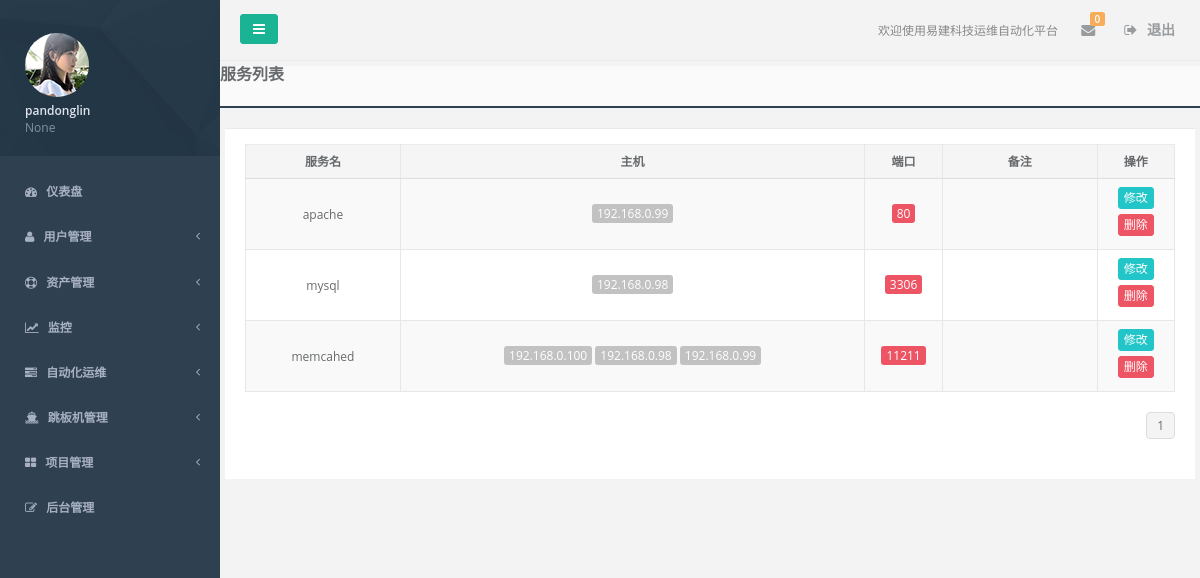
/common/service_list/ (signed in), run on an earlier commit of the app's database.
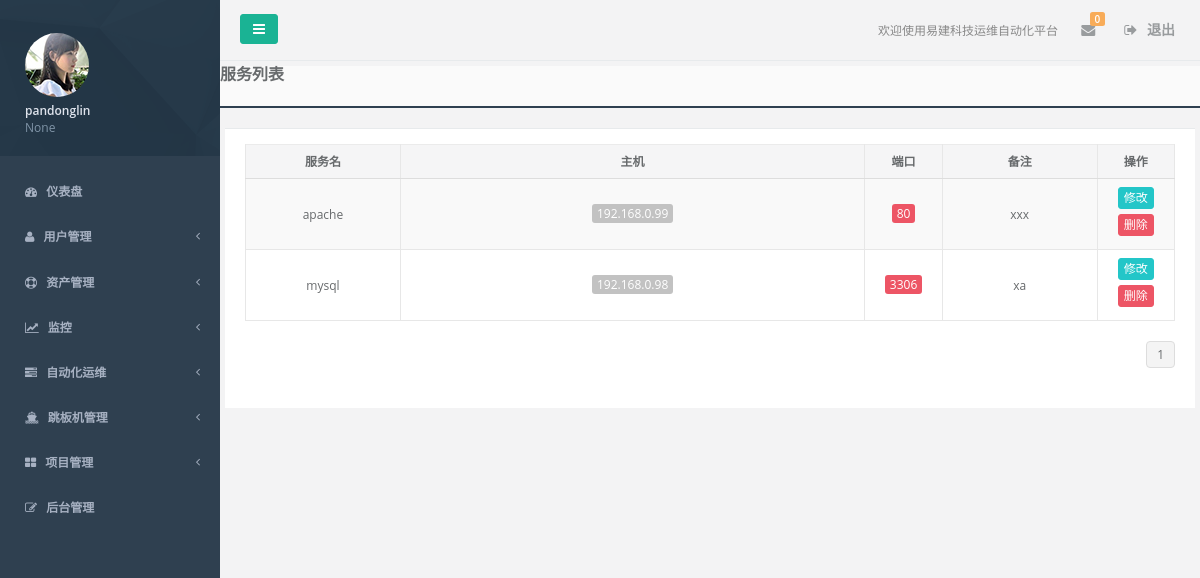
And on a later commit of the database.
### assets/models.py (models this page shows, shortened)
class Service(models.Model):
    host = models.ManyToManyField('Host')
    name = models.CharField(max_length=64, verbose_name='服务名')
    port = models.IntegerField(verbose_name="端口")
    memo = models.TextField(blank=True, null=True, verbose_name='备注')
    class Meta:
        verbose_name = '服务'
        verbose_name_plural = verbose_name
        unique_together = ("name", "port")

class Host(models.Model):
    device_type_choices = (
        (0, "Dell R510"),
        (1, "Dell R620"),
        (2, "Dell R710"),
        (3, "Dell R720"),
        (4, "Dell R720xd"),
        )
    raid_type_choices = (
        (0, 'RADI 0'),
        (1, 'RADI 1'),
        (2, 'RADI 5'),
        (3, 'RADI 10'),
    )
    status_choices = (
        (0, "在线"),
        (1, "下线"),
        (2, "故障"),
        (3, "备用"),
        (4, "未知"),
    )
    hostname = models.CharField(max_length=64, unique=True, verbose_name="主机名")
    sn = models.CharField(max_length=64, unique=True, verbose_name="sn")
    number = models.CharField(max_length=64, null=True, blank=True, verbose_name='资产编号')
    qs = models.CharField(max_length=64, null=True, blank=True, verbose_name="快速服务代码")
    asset_name = models.SmallIntegerField(choices=device_type_choices, default=3, verbose_name='设备名称')
    os_type = models.ForeignKey('System', null=True, blank=True, verbose_name="操作系统")
    manufactory = models.ForeignKey('Manufactory', null=True, blank=True, verbose_name="制造厂商")
    raid_type = models.SmallIntegerField(choices=raid_type_choices, default=3, verbose_name="RAID类型")
    management_ip = models.GenericIPAddressField(unique=True, null=True, blank=True, verbose_name='管理IP')
    idc = models.ForeignKey('IDC', null=True, blank=True, verbose_name='IDC机房')
    cabinet = models.CharField(max_length=32, null=True, blank=True, verbose_name='机柜号')
    host_cabinet_id = models.CharField(max_length=32, null=True, blank=True, verbose_name='机器位置')
    status = models.SmallIntegerField(choices=status_choices, default=0, verbose_name="设备状态")
    is_virtual = models.BooleanField(default=False, verbose_name="虚拟机")
    parent_host = models.ForeignKey('self', related_name='parent_level', null=True, blank=True, verbose_name="宿主机")
    admin = models.CharField(max_length=32, default="", verbose_name='资产管理员')
    buy_date = models.DateField(null=True, blank=True, verbose_name="购买时间")
    create_date = models.DateTimeField(blank=True, auto_now_add=True, verbose_name="创建时间")
    update_date = models.DateTimeField(blank=True, auto_now=True, verbose_name="最近修改时间")
    memo = models.TextField(null=True, blank=True, verbose_name='备注')
    class Meta:
        verbose_name = "主机"
        verbose_name_plural = verbose_name

### common/views.py (the view)
@login_required
def service_list(request):
    service_obj = models.Service.objects.all()
    paginator = Paginator(service_obj, 10)
    page = request.GET.get('page')
    try:
        page_obj = paginator.page(page)
    except (InvalidPage, PageNotAnInteger):
        page_obj = paginator.page(1)
    except EmptyPage:
        page_obj = paginator.page(paginator.num_pages)
    return render(request, "common/service_list.html", locals())

### accounts/context_processors.py (called while the page is built)
def session_perm_list(request):
    return locals()

### pagination/templatetags/cust_pagination.py (called while the page is built)
@register.simple_tag
def guess_page(current_page, loop_num):
    offset = abs(current_page-loop_num)
    if offset < 3:
        if current_page == loop_num:
            page_ele = '''<li class="paginate_button active"><a href="?page=%s">%s</a></li>''' % (loop_num, loop_num)
        else:
            page_ele = '''<li class="paginate_button"><a href="?page=%s">%s</a></li>''' % (loop_num, loop_num)
        return format_html(page_ele)
    else:
        return ''

### templates/common/service_list.html (shortened to what this page needs)
{% extends 'base.html' %}
{% block content %}
    <div class="content-tabs">
        <h3><strong>服务列表</strong></h3>
    </div>
    <div class="wrapper wrapper-content animated fadeInRight">
        <div class="ibox float-e-margins">
            <div class="ibox-content row">
                <form class="form-horizontal" method="post">
                    <div id="replace">
                        <table id="host_info" class="table table-striped table-bordered table-hover">
                            <thead>
                            <tr>
                                <th class="text-center col-sm-2">服务名</th>
                                <th class="text-center">主机</th>
                                <th class="text-center col-sm-1">端口</th>
                                <th class="text-center col-sm-2">备注</th>
                                <th class="text-center col-sm-1">操作</th>
                            </tr>
                            </thead>
                            <tbody>
                            {% for item in page_obj %}
                                <tr class="gradeX" id="{{ item.id }}">
                                    <td class="text-center">{{ item.name }}</td>
                                    <td class="text-center">
                                        {% for i in item.host.all %}
                                            <span class="btn-xs btn-default" value="{{ i.id }}">{{ i.hostname }}</span>
                                        {% endfor %}
                                    </td>
                                    <td class="text-center">
                                        <span class="btn-xs btn-danger">{{ item.port }}</span>
                                    </td>
                                    <td class="text-center">{{ item.memo }}</td>
                                    <td class="text-center">
                                        <a href="/common/service_update/{{ item.id }}/" class="btn btn-xs btn-info"
                                           target="_blank">修改</a>
                                        <button type="button" class="btn btn-xs btn-danger demo3">删除
                                        </button>
                                    </td>
                                </tr>
                            {% endfor %}
                            </tbody>
                        </table>
                        <div class="row">
                            <div class="col-sm-6">
                            </div>
                            {% include 'pagination/cust_pagination.html' %}
                        </div>
                    </div>
                </form>
            </div>
        </div>
    </div>
{% endblock %}

What changed in the data, as far as the page shows it:
removed Service: name "memcahed", port "11211", Host ({{ i.id }} 2 (drawn), hostname "192.168.0.98"), Host ({{ i.id }} 3 (drawn), hostname "192.168.0.99")
no longer on this page (row unchanged): Host: {{ i.id }} 1 (drawn), hostname "192.168.0.100", shown under "memcahed"
changed Service "apache": memo (not shown) → "xxx"
changed Service "mysql": memo (not shown) → "xa"
